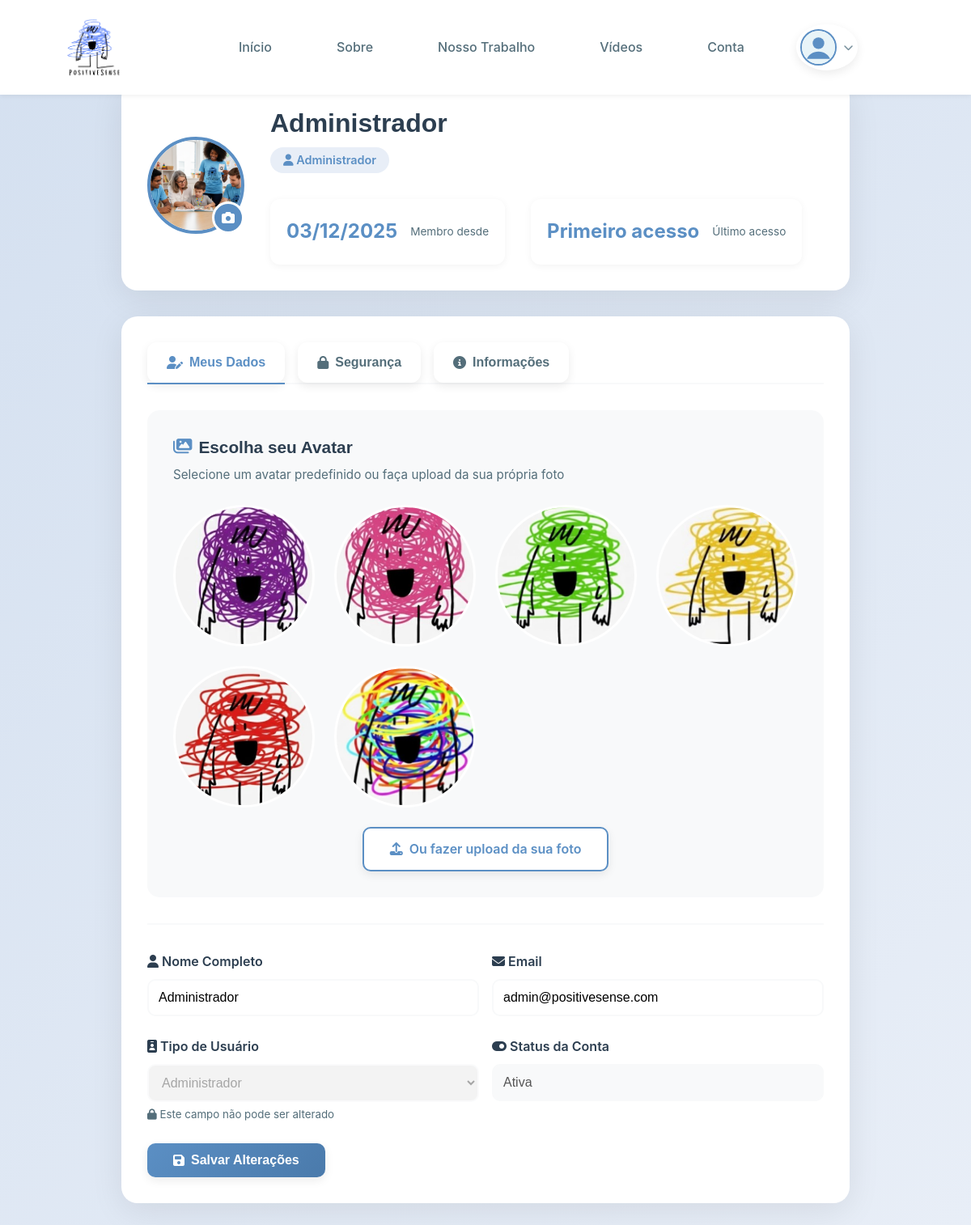
The app's page /perfil.php (signed in) with its own data.
### tables this page shows
CREATE TABLE IF NOT EXISTS usuarios (
    id INT AUTO_INCREMENT PRIMARY KEY,
    nome VARCHAR(100) NOT NULL,
    email VARCHAR(100) NOT NULL UNIQUE,
    senha VARCHAR(255) NOT NULL,
    data_nascimento DATE,
    telefone VARCHAR(20),
    foto_perfil VARCHAR(255) DEFAULT 'img/default-avatar.png',
    tipo_usuario ENUM('aluno', 'professor', 'responsavel', 'admin') DEFAULT 'aluno',
    status ENUM('ativo', 'inativo', 'pendente') DEFAULT 'ativo',
    data_cadastro TIMESTAMP DEFAULT CURRENT_TIMESTAMP,
    ultimo_acesso TIMESTAMP NULL,
    token_recuperacao VARCHAR(100),
    token_expiracao DATETIME,
    INDEX idx_email (email),
    INDEX idx_status (status)
);

### partials.php (called while the page is built, shortened)
<?php
require_once __DIR__ . '/components/header.php';
if (!function_exists('render_header')) {
    function render_header($nav_items) {
        component_header($nav_items);
    }
}

### perfil.php (the view, shortened to what this page needs)
<?php
require_once __DIR__ . '/partials.php';
$nav_items = [
    ['url' => 'inicial.php', 'label' => 'Início'],
    ['url' => 'sobre.php', 'label' => 'Sobre'],
    ['url' => 'trabalho.php', 'label' => 'Nosso Trabalho'],
    ['url' => 'videos.php', 'label' => 'Vídeos'],
    ['url' => 'login.php', 'label' => 'Conta']
];
try {
    $pdo = getDB();
    $stmt = $pdo->prepare("SELECT * FROM usuarios WHERE id = ?");
    $stmt->execute([$_SESSION['usuario_id']]);
    $usuario = $stmt->fetch(PDO::FETCH_ASSOC);
} catch (PDOException $e) {
    die("Erro ao carregar perfil: " . $e->getMessage());
}
?>
<!DOCTYPE html>
<html lang="pt-BR">
<head>
    <link rel="stylesheet" href="css/styles.css">
    <link rel="stylesheet" href="css/loading.css?v=<?php echo time(); ?>">
    <link rel="stylesheet" href="https://cdnjs.cloudflare.com/ajax/libs/font-awesome/6.4.0/css/all.min.css">
</head>
<body>
    <?php render_header($nav_items); ?>
    <section class="profile-section">
        <div class="profile-container">
            <div class="profile-header">
                <div class="profile-avatar-container">
                    <img src="<?php echo htmlspecialchars($usuario['foto_perfil'] ?: 'img/default-avatar.png'); ?>"
                        alt="Foto de perfil"
                        class="profile-avatar"
                        id="avatarPreview">
                    <label for="avatarUpload" class="avatar-upload-btn" title="Alterar foto">
                        <i class="fas fa-camera"></i>
                    </label>
                </div>
                <div class="profile-info">
                    <h1><?php echo htmlspecialchars($usuario['nome']); ?></h1>
                    <span class="user-type">
                        <i class="fas fa-user"></i>
                        <?php
                        $tipos = [
                            'aluno' => 'Aluno',
                            'professor' => 'Professor',
                            'responsavel' => 'Responsável',
                            'admin' => 'Administrador'
                        ];
                        echo $tipos[$usuario['tipo_usuario']] ?? 'Usuário';
                        ?>
                    </span>
                    <div class="profile-stats">
                        <div class="stat-item">
                            <div class="number"><?php echo date('d/m/Y', strtotime($usuario['data_cadastro'])); ?></div>
                            <div class="label">Membro desde</div>
                        </div>
                        <div class="stat-item">
                            <div class="number">
                                <?php
                                if ($usuario['ultimo_acesso']) {
                                    $diff = time() - strtotime($usuario['ultimo_acesso']);
                                    if ($diff < 3600) echo 'Agora';
                                    elseif ($diff < 86400) echo 'Hoje';
                                    else echo 'Há ' . floor($diff / 86400) . ' dias';
                                } else {
                                    echo 'Primeiro acesso';
                                }
                                ?>
                            </div>
                            <div class="label">Último acesso</div>
                        </div>
                    </div>
                </div>
            </div>
            <div class="profile-content">
                <div class="tabs">
                    <button class="tab active" onclick="switchTab('dados')">
                        <i class="fas fa-user-edit"></i> Meus Dados
                    </button>
                    <button class="tab" onclick="switchTab('seguranca')">
                        <i class="fas fa-lock"></i> Segurança
                    </button>
                    <button class="tab" onclick="switchTab('info')">
                        <i class="fas fa-info-circle"></i> Informações
                    </button>
                </div>
                <div id="tab-dados" class="tab-content active">
                    <div class="avatar-gallery-section">
                        <h3>
                            <i class="fas fa-images"></i> Escolha seu Avatar
                        </h3>
                        <p class="avatar-gallery-desc">Selecione um avatar predefinido ou faça upload da sua própria foto</p>
                        <div class="avatar-gallery">
                            <?php
                            $avatares = [
                                'img/mascoteroxo.jpeg',
                                'img/mascoterosa.jpeg',
                                'img/mascoteverde.jpeg',
                                'img/mascoteamarelo.jpeg',
                                'img/mascotevermelho.jpeg',
                                'img/mascotecolorido.jpeg'
                            ];
                            $avatar_atual = $usuario['foto_perfil'] ?? 'img/mascoteroxo.jpeg';
                            foreach ($avatares as $avatar):
                                $ativo = ($avatar === $avatar_atual) ? 'active' : '';
                            ?>
                                <div class="avatar-option <?php echo $ativo; ?>"
                                    onclick="selecionarAvatar('<?php echo $avatar; ?>', this)"
                                    data-avatar="<?php echo $avatar; ?>">
                                    <img src="<?php echo $avatar; ?>" alt="Avatar">
                                </div>
                            <?php endforeach; ?>
                        </div>
                        <div class="avatar-actions">
                            <label for="avatarUploadCustom" class="btn btn-secondary">
                                <i class="fas fa-upload"></i>
                                Ou fazer upload da sua foto
                            </label>
                        </div>
                    </div>
                    <hr style="margin: 2rem 0; border: none; border-top: 2px solid var(--bg-secondary);">
                    <form id="formDados">
                        <div class="form-row">
                            <div class="form-group">
                                <label for="nome">
                                    <i class="fas fa-user"></i> Nome Completo
                                </label>
                                <input type="text"
                                    id="nome"
                                    name="nome"
                                    value="<?php echo htmlspecialchars($usuario['nome']); ?>"
                                    required>
                            </div>
                            <div class="form-group">
                                <label for="email">
                                    <i class="fas fa-envelope"></i> Email
                                </label>
                                <input type="email"
                                    id="email"
                                    name="email"
                                    value="<?php echo htmlspecialchars($usuario['email']); ?>"
                                    required>
                            </div>
                        </div>
                        <div class="form-row">
                            <div class="form-group">
                                <label for="tipo_usuario">
                                    <i class="fas fa-id-badge"></i> Tipo de Usuário
                                </label>
                                <select id="tipo_usuario" name="tipo_usuario" disabled>
                                    <option value="admin" <?php echo $usuario['tipo_usuario'] == 'admin' ? 'selected' : ''; ?>>Administrador</option>
                                </select>
                                <small style="color: var(--text-secondary); margin-top: 0.25rem; display: block;">
                                    <i class="fas fa-lock"></i> Este campo não pode ser alterado
                                </small>
                            </div>
                            <div class="form-group">
                                <label for="status">
                                    <i class="fas fa-toggle-on"></i> Status da Conta
                                </label>
                                <input type="text"
                                    value="<?php echo $usuario['status'] == 'ativo' ? 'Ativa' : 'Inativa'; ?>"
                                    disabled>
                            </div>
                        </div>
                        <button type="submit" class="btn btn-primary" id="btnSalvarDados">
                            <i class="fas fa-save"></i> Salvar Alterações
                        </button>
                    </form>
                </div>
            </div>
        </div>
    </section>
</body>
</html>

### components/header.php (shortened to what this page needs)
<?php
if (!function_exists('component_header')) {
    function component_header($nav_items)
    {
        $usuario_logado = isset($_SESSION['usuario_id']);
        $usuario_foto = $_SESSION['usuario_foto'] ?? 'img/avatars/avatar-vazio.svg';
        if (empty($usuario_foto) || $usuario_foto === 'img/default-avatar.png') {
            $usuario_foto = 'img/avatars/avatar-vazio.svg';
        }
?>
        <link rel="stylesheet" href="css/accessibility.css">
        <header>
            <div class="container">
                <nav aria-label="Principal" style="display: flex; align-items: center; gap: 1.5rem;">
                    <div style="display: flex; align-items: center; gap: 1rem;">
                        <div class="logo">
                            <a href="inicial.php"><img src="img/logo.png" alt="PositiveSense"></a>
                        </div>
                    </div>
                    <ul class="nav-links" role="menubar" style="margin-right: 60px;">
                        <?php foreach ($nav_items as $item): ?>
                            <li role="none"><a role="menuitem" href="<?php echo htmlspecialchars($item['url']); ?>"><?php echo htmlspecialchars($item['label']); ?></a></li>
                        <?php endforeach; ?>
                        <?php if ($usuario_logado): ?>
                            <li role="none" class="user-menu-item">
                                <div class="user-menu">
                                    <button class="user-menu-btn" onclick="toggleUserMenu()" aria-label="Menu do usuário">
                                        <img src="<?php echo htmlspecialchars($usuario_foto); ?>" alt="Foto de perfil" class="user-avatar">
                                        <i class="fas fa-chevron-down"></i>
                                    </button>
                                </div>
                            </li>
                        <?php endif; ?>
                    </ul>
                </nav>
            </div>
        </header>
<?php
    }
}

### css/styles.css (style rules this page uses)
:root { --purple: #6c2eb7; --bg-primary: #ffffff; --bg-secondary: #f8f9fa; --bg-accent: #e8eef7; --bg-hero: #d4e0f0; --primary: #5b8fc4; --primary-dark: #4a7aab; --primary-light: #7ba5d4; --accent: #8ba3c4; --text-primary: #2c3e50; --text-secondary: #546e7a; --text-muted: #78909c; --text-white: #ffffff; --shadow-sm: 0 2px 6px rgba(0, 0, 0, 0.06); --shadow-md: 0 4px 12px rgba(0, 0, 0, 0.08); --shadow-lg: 0 6px 20px rgba(0, 0, 0, 0.1); --radius-sm: 8px; --radius-md: 12px; --radius-lg: 20px; --radius-xl: 30px; --radius-full: 9999px; --spacing-xs: 0.5rem; --spacing-sm: 1rem; --spacing-md: 1.5rem; --spacing-lg: 3rem; --spacing-xl: 5rem; --container-padding: 2.5rem; --max-width: 1200px; }
* { margin: 0; padding: 0; box-sizing: border-box; }
html { scroll-behavior: smooth; }
body { font-family: 'Inter', -apple-system, BlinkMacSystemFont, 'Segoe UI', sans-serif; background: var(--bg-primary); color: var(--text-primary); line-height: 1.7; overflow-x: hidden; }
h1, h2, h3, h4, h5, h6 { font-family: 'Poppins', sans-serif; font-weight: 600; line-height: 1.3; color: var(--text-primary); margin-bottom: var(--spacing-sm); }
h1 { font-size: clamp(2rem, 4vw, 3rem); }
h3 { font-size: clamp(1.25rem, 2.5vw, 1.75rem); }
p { margin-bottom: var(--spacing-sm); color: var(--text-secondary); }
a { text-decoration: none; color: inherit; transition: all 0.3s ease; }
img { max-width: 100%; height: auto; display: block; }
ul { list-style: none; }
.container { max-width: var(--max-width); margin: 0 auto; padding-left: var(--container-padding); padding-right: var(--container-padding); }
header { position: fixed; top: 0; left: 0; right: 0; z-index: 1000; background: var(--bg-primary); box-shadow: var(--shadow-sm); transition: all 0.3s ease; }
nav { max-width: var(--max-width); margin: 0 auto; display: flex; align-items: center; justify-content: space-between; padding: 1rem var(--container-padding); }
.logo img { height: 85px; transition: transform 0.3s ease; }
.nav-links { display: flex; gap: var(--spacing-lg); align-items: center; }
.nav-links a { font-weight: 500; color: var(--text-secondary); padding: var(--spacing-xs) var(--spacing-sm); border-radius: var(--radius-full); transition: all 0.3s ease; }
.user-menu-item { position: relative; }
.user-menu { position: relative; }
.user-menu-btn { display: flex; align-items: center; gap: 0.5rem; padding: 0.35rem; background: transparent; border: none; border-radius: 50%; cursor: pointer; transition: all 0.3s ease; }
.user-avatar { width: 45px; height: 45px; border-radius: 50%; object-fit: cover; border: 2px solid var(--primary); transition: all 0.3s ease; }
.user-menu-btn i { color: var(--text-muted); font-size: 0.75rem; transition: transform 0.3s ease; }
.btn-primary { background: var(--primary); color: var(--text-white); padding: 1rem 2.5rem; border-radius: 12px; font-weight: 600; font-size: 1rem; border: none; cursor: pointer; box-shadow: var(--shadow-md); transition: all 0.3s ease; display: inline-flex; align-items: center; gap: 0.5rem; }
.btn, .btn-primary, button, input[type="submit"], input[type="button"] { background: var(--primary); color: #fff; border: none; border-radius: 12px; padding: 0.75rem 1.5rem; cursor: pointer; transition: background 0.3s ease; font-weight: 600; font-size: 1rem; box-shadow: var(--shadow-md); display: inline-flex; align-items: center; gap: 0.5rem; }
.stat-item { display: flex; align-items: center; gap: 1rem; padding: 1.25rem; background: white; border-radius: var(--radius-md); box-shadow: 0 2px 10px rgba(0, 0, 0, 0.05); }

### records on screen
usuarios: foto_perfil (placeholder picture), nome "Administrador", tipo_usuario "Administrador", data_cadastro "03/12/2025", email "admin@positivesense.com", status "Ativa"

### other values on screen
$item['label'] "Início"
$item['label'] "Sobre"
$item['label'] "Nosso Trabalho"
$item['label'] "Vídeos"
$item['label'] "Conta"
